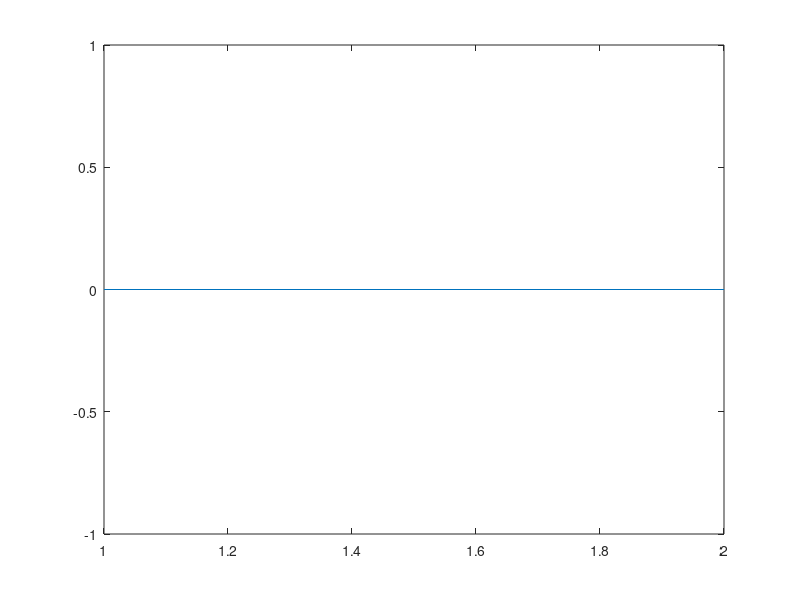

Reproduce this figure in MATLAB.
clear all  
clc

format short

%variable Parameters
x(1) = 0;
x(2) = 1;

%%you  can use this function and type you own function here%%
f=@(x) 'HERE' ;

%tolerance parameter
epsn = 1e-5;
%for loop
for i = 2 : 100
     %general function (secanr)
    x(i+1) = x(i) - (f(x(i))*(x(i)-x(i-1))) / (f(x(i))-(f(x(i-1))))
    %error function
    epsa(i) = abs((x(i+1) - x(i)) / x(i+1)) * 100 ;
    %tolerance
    if epsa(i) < epsn 
        break;
    end

end
z = real(x)
disp(z');
plot(epsa);


